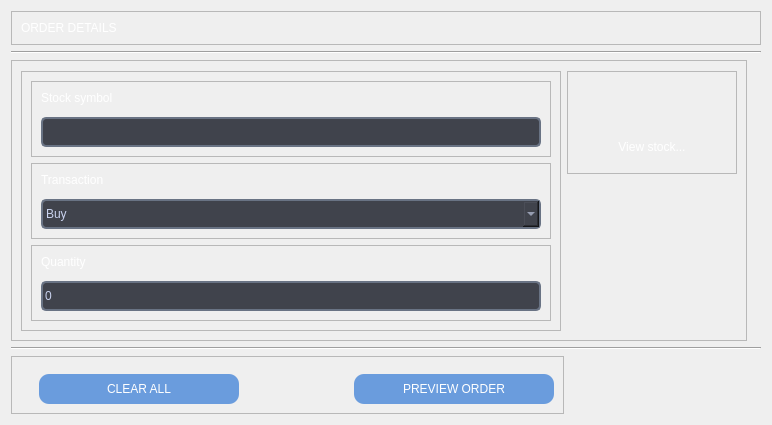
                               <widget class="QWidget" name="stock_simulator_trade_page_tab">
                                <layout class="QVBoxLayout" name="verticalLayout_31">
                                 <item>
                                  <widget class="QFrame" name="frame_91">
                                   <property name="styleSheet">
                                    <string notr="true">color: rgb(255, 255, 255);</string>
                                   </property>
                                   <property name="frameShape">
                                    <enum>QFrame::StyledPanel</enum>
                                   </property>
                                   <property name="frameShadow">
                                    <enum>QFrame::Raised</enum>
                                   </property>
                                   <layout class="QVBoxLayout" name="verticalLayout_120">
                                    <item>
                                     <widget class="QLabel" name="stock_simulator_order_details_title">
                                      <property name="styleSheet">
                                       <string notr="true">font: 24pt &quot;MS Shell Dlg 2&quot;;</string>
                                      </property>
                                      <property name="text">
                                       <string>ORDER DETAILS</string>
                                      </property>
                                     </widget>
                                    </item>
                                   </layout>
                                  </widget>
                                 </item>
                                 <item alignment="Qt::AlignLeft">
                                  <widget class="Line" name="line">
                                   <property name="minimumSize">
                                    <size>
                                     <width>750</width>
                                     <height>0</height>
                                    </size>
                                   </property>
                                   <property name="maximumSize">
                                    <size>
                                     <width>16777215</width>
                                     <height>16777215</height>
                                    </size>
                                   </property>
                                   <property name="orientation">
                                    <enum>Qt::Horizontal</enum>
                                   </property>
                                  </widget>
                                 </item>
                                 <item alignment="Qt::AlignLeft">
                                  <widget class="QFrame" name="frame_97">
                                   <property name="minimumSize">
                                    <size>
                                     <width>0</width>
                                     <height>0</height>
                                    </size>
                                   </property>
                                   <property name="sizeIncrement">
                                    <size>
                                     <width>0</width>
                                     <height>0</height>
                                    </size>
                                   </property>
                                   <property name="frameShape">
                                    <enum>QFrame::StyledPanel</enum>
                                   </property>
                                   <property name="frameShadow">
                                    <enum>QFrame::Raised</enum>
                                   </property>
                                   <layout class="QHBoxLayout" name="horizontalLayout_21">
                                    <property name="topMargin">
                                     <number>10</number>
                                    </property>
                                    <item>
                                     <widget class="QFrame" name="stock_simulator_order_details_data_frame">
                                      <property name="styleSheet">
                                       <string notr="true">QLabel{
	font: 18pt &quot;MS Shell Dlg 2&quot;;
	color: rgb(255, 255, 255);
}

QLineEdit{
font: 12pt &quot;MS Shell Dlg 2&quot;;
background-color: rgb(64, 67, 76);
border:none;
border-radius:5px;
border:2px solid rgba(105, 115, 132, 255);
color: rgb(201, 210, 238);
}

QComboBox{
background-color: rgb(64, 67, 76);
font: 12pt &quot;MS Shell Dlg 2&quot;;
border:none;
border-radius:5px;
border:2px solid rgba(105, 115, 132, 255);
color: rgb(201, 210, 238);
}
</string>
                                      </property>
                                      <property name="frameShape">
                                       <enum>QFrame::StyledPanel</enum>
                                      </property>
                                      <property name="frameShadow">
                                       <enum>QFrame::Raised</enum>
                                      </property>
                                      <layout class="QVBoxLayout" name="verticalLayout_134">
                                       <item>
                                        <widget class="QFrame" name="frame_94">
                                         <property name="styleSheet">
                                          <string notr="true"/>
                                         </property>
                                         <property name="frameShape">
                                          <enum>QFrame::StyledPanel</enum>
                                         </property>
                                         <property name="frameShadow">
                                          <enum>QFrame::Raised</enum>
                                         </property>
                                         <layout class="QVBoxLayout" name="verticalLayout_135">
                                          <property name="spacing">
                                           <number>12</number>
                                          </property>
                                          <property name="rightMargin">
                                           <number>9</number>
                                          </property>
                                          <item>
                                           <widget class="QLabel" name="stock_simulator_stock_ticker_label">
                                            <property name="text">
                                             <string>Stock symbol</string>
                                            </property>
                                           </widget>
                                          </item>
                                          <item>
                                           <widget class="QLineEdit" name="stock_simulator_stock_ticker_entry">
                                            <property name="minimumSize">
                                             <size>
                                              <width>500</width>
                                              <height>30</height>
                                             </size>
                                            </property>
                                            <property name="maximumSize">
                                             <size>
                                              <width>16777215</width>
                                              <height>16777215</height>
                                             </size>
                                            </property>
                                            <property name="styleSheet">
                                             <string notr="true"/>
                                            </property>
                                           </widget>
                                          </item>
                                         </layout>
                                        </widget>
                                       </item>
                                       <item>
                                        <widget class="QFrame" name="frame_93">
                                         <property name="frameShape">
                                          <enum>QFrame::StyledPanel</enum>
                                         </property>
                                         <property name="frameShadow">
                                          <enum>QFrame::Raised</enum>
                                         </property>
                                         <layout class="QVBoxLayout" name="verticalLayout_140">
                                          <property name="spacing">
                                           <number>12</number>
                                          </property>
                                          <item>
                                           <widget class="QLabel" name="stock_simulator_transaction_label">
                                            <property name="text">
                                             <string>Transaction</string>
                                            </property>
                                           </widget>
                                          </item>
                                          <item>
                                           <widget class="QComboBox" name="stock_simulator_transaction_type_combobox">
                                            <property name="minimumSize">
                                             <size>
                                              <width>500</width>
                                              <height>30</height>
                                             </size>
                                            </property>
                                            <property name="maximumSize">
                                             <size>
                                              <width>16777215</width>
                                              <height>16777215</height>
                                             </size>
                                            </property>
                                            <property name="styleSheet">
                                             <string notr="true"/>
                                            </property>
                                            <item>
                                             <property name="text">
                                              <string>Buy</string>
                                             </property>
                                            </item>
                                            <item>
                                             <property name="text">
                                              <string>Sell</string>
                                             </property>
                                            </item>
                                           </widget>
                                          </item>
                                         </layout>
                                        </widget>
                                       </item>
                                       <item>
                                        <widget class="QFrame" name="frame_96">
                                         <property name="frameShape">
                                          <enum>QFrame::StyledPanel</enum>
                                         </property>
                                         <property name="frameShadow">
                                          <enum>QFrame::Raised</enum>
                                         </property>
                                         <layout class="QVBoxLayout" name="verticalLayout_141">
                                          <property name="spacing">
                                           <number>12</number>
                                          </property>
                                          <item>
                                           <widget class="QLabel" name="stock_simulator_quantity_label">
                                            <property name="text">
                                             <string>Quantity</string>
                                            </property>
                                           </widget>
                                          </item>
                                          <item>
                                           <widget class="QLineEdit" name="stock_simulator_quantity_entry">
                                            <property name="minimumSize">
                                             <size>
                                              <width>500</width>
                                              <height>30</height>
                                             </size>
                                            </property>
                                            <property name="maximumSize">
                                             <size>
                                              <width>16777215</width>
                                              <height>16777215</height>
                                             </size>
                                            </property>
                                            <property name="styleSheet">
                                             <string notr="true"/>
                                            </property>
                                            <property name="text">
                                             <string>0</string>
                                            </property>
                                           </widget>
                                          </item>
                                         </layout>
                                        </widget>
                                       </item>
                                      </layout>
                                     </widget>
                                    </item>
                                    <item alignment="Qt::AlignTop">
                                     <widget class="QFrame" name="frame_95">
                                      <property name="minimumSize">
                                       <size>
                                        <width>0</width>
                                        <height>0</height>
                                       </size>
                                      </property>
                                      <property name="frameShape">
                                       <enum>QFrame::StyledPanel</enum>
                                      </property>
                                      <property name="frameShadow">
                                       <enum>QFrame::Raised</enum>
                                      </property>
                                      <layout class="QVBoxLayout" name="verticalLayout_139">
                                       <property name="topMargin">
                                        <number>57</number>
                                       </property>
                                       <item>
                                        <widget class="QPushButton" name="stock_simulator_symbol_lookup_button">
                                         <property name="sizePolicy">
                                          <sizepolicy hsizetype="Preferred" vsizetype="Preferred">
                                           <horstretch>0</horstretch>
                                           <verstretch>0</verstretch>
                                          </sizepolicy>
                                         </property>
                                         <property name="minimumSize">
                                          <size>
                                           <width>150</width>
                                           <height>35</height>
                                          </size>
                                         </property>
                                         <property name="cursor">
                                          <cursorShape>PointingHandCursor</cursorShape>
                                         </property>
                                         <property name="styleSheet">
                                          <string notr="true">QPushButton {
	color: rgb(255, 255, 255);
	border-radius:10px;
}
QPushButton::hover {
	border-radius:4px;
	background-color: rgb(55, 58, 66);
}
QPushButton::pressed {
	border-radius:4px;
	background-color: rgb(65, 68, 77);
}</string>
                                         </property>
                                         <property name="text">
                                          <string>View stock...</string>
                                         </property>
                                         <property name="icon">
                                          <iconset resource="icons.qrc">
                                           <normaloff>:/icons/icons/search.svg</normaloff>:/icons/icons/search.svg</iconset>
                                         </property>
                                         <property name="flat">
                                          <bool>true</bool>
                                         </property>
                                        </widget>
                                       </item>
                                      </layout>
                                     </widget>
                                    </item>
                                   </layout>
                                  </widget>
                                 </item>
                                 <item alignment="Qt::AlignLeft">
                                  <widget class="Line" name="line_2">
                                   <property name="minimumSize">
                                    <size>
                                     <width>750</width>
                                     <height>0</height>
                                    </size>
                                   </property>
                                   <property name="orientation">
                                    <enum>Qt::Horizontal</enum>
                                   </property>
                                  </widget>
                                 </item>
                                 <item alignment="Qt::AlignLeft">
                                  <widget class="QFrame" name="frame_76">
                                   <property name="styleSheet">
                                    <string notr="true">QPushButton{
border:none;
border-radius:10px;
color:rgb(255, 255, 255);
font: 10pt &quot;MS Shell Dlg 2&quot;;
	background-color: rgb(106, 156, 221);
}

QPushButton::hover{
	background-color: rgb(80, 119, 167);
}
QPushButton::pressed{
	background-color: rgb(47, 71, 99);
	border:2px solid rgb(42, 44, 50);
}</string>
                                   </property>
                                   <property name="frameShape">
                                    <enum>QFrame::StyledPanel</enum>
                                   </property>
                                   <property name="frameShadow">
                                    <enum>QFrame::Raised</enum>
                                   </property>
                                   <layout class="QHBoxLayout" name="horizontalLayout_16">
                                    <property name="spacing">
                                     <number>115</number>
                                    </property>
                                    <property name="leftMargin">
                                     <number>27</number>
                                    </property>
                                    <property name="topMargin">
                                     <number>17</number>
                                    </property>
                                    <item>
                                     <widget class="QPushButton" name="stock_simulator_purchase_button_2">
                                      <property name="minimumSize">
                                       <size>
                                        <width>200</width>
                                        <height>30</height>
                                       </size>
                                      </property>
                                      <property name="maximumSize">
                                       <size>
                                        <width>400</width>
                                        <height>16777215</height>
                                       </size>
                                      </property>
                                      <property name="cursor">
                                       <cursorShape>PointingHandCursor</cursorShape>
                                      </property>
                                      <property name="styleSheet">
                                       <string notr="true"/>
                                      </property>
                                      <property name="text">
                                       <string>CLEAR ALL</string>
                                      </property>
                                      <property name="flat">
                                       <bool>false</bool>
                                      </property>
                                     </widget>
                                    </item>
                                    <item>
                                     <widget class="QPushButton" name="stock_simulator_purchase_button">
                                      <property name="minimumSize">
                                       <size>
                                        <width>200</width>
                                        <height>30</height>
                                       </size>
                                      </property>
                                      <property name="maximumSize">
                                       <size>
                                        <width>400</width>
                                        <height>16777215</height>
                                       </size>
                                      </property>
                                      <property name="cursor">
                                       <cursorShape>PointingHandCursor</cursorShape>
                                      </property>
                                      <property name="styleSheet">
                                       <string notr="true"/>
                                      </property>
                                      <property name="text">
                                       <string>PREVIEW ORDER</string>
                                      </property>
                                      <property name="flat">
                                       <bool>false</bool>
                                      </property>
                                     </widget>
                                    </item>
                                   </layout>
                                  </widget>
                                 </item>
                                </layout>
                               </widget>
